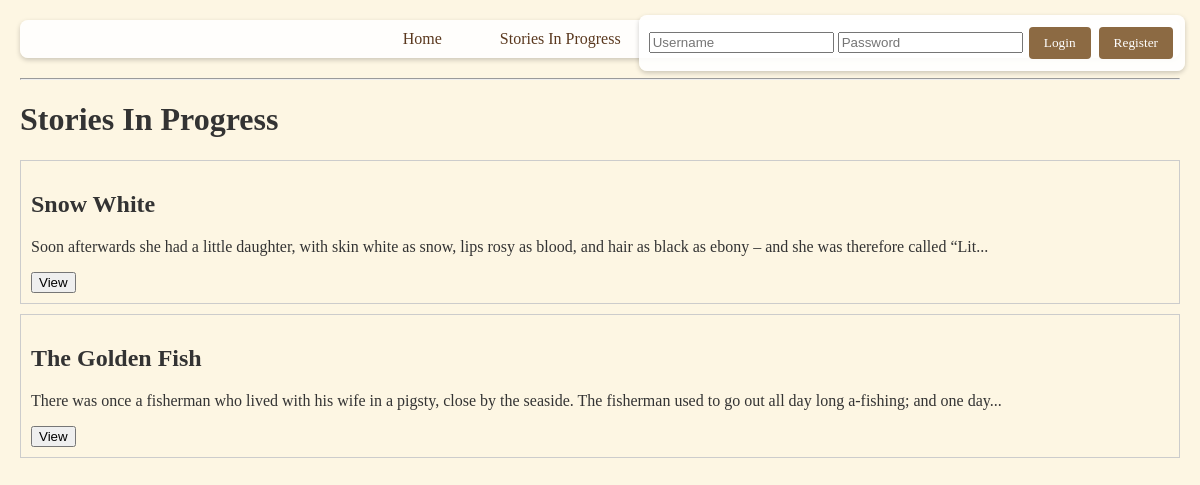
Page /in-progress on the earlier database version.
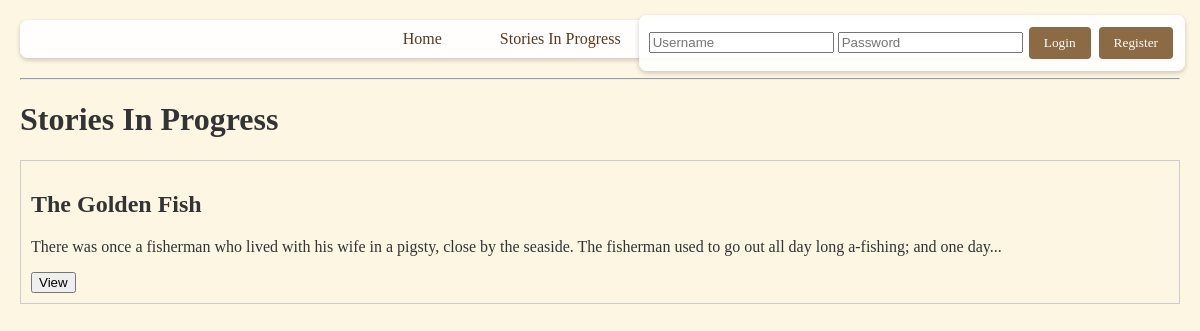
Same page on the later database version.
### __init__.py (models this page shows)
class Story(db.Model):
    id = db.Column(db.Integer, primary_key=True)
    title = db.Column(db.String(200), nullable=False)
    status = db.Column(db.String(50), nullable=False, default='in_progress')  # 'in_progress' or 'completed'
    edits = db.relationship('Edit', backref='story', lazy=True)

class Edit(db.Model):
    id = db.Column(db.Integer, primary_key=True)
    content = db.Column(db.Text, nullable=False)
    story_id = db.Column(db.Integer, db.ForeignKey('story.id'), nullable=False)
    user_id = db.Column(db.Integer, db.ForeignKey('user.id'), nullable=False)
    timestamp = db.Column(db.DateTime, nullable=False)

### __init__.py (the view)
@app.route('/in-progress')
def in_progress():
    stories = Story.query.filter(Story.status != 'completed').all()
    return render_template('stories_in_progress.html', stories=stories, has_contributed=has_contributed)

### templates/stories_in_progress.html (shortened to what this page needs)
<!DOCTYPE html>
<html lang="en">
<head>
</head>
<body>
{% extends "base.html" %}
{% block content %}
  <h1>Stories In Progress</h1>
  <div>
    {% for story in stories %}
      <div style="border:1px solid #ccc; padding:10px; margin-bottom:10px;">
         <h2>{{ story.title }}</h2>
         {% set last_edit = story.edits|sort(attribute='timestamp', reverse=true)|first %}
         {% if last_edit %}
             <p>{{ last_edit.content[:150] ~ ('...' if last_edit.content|length > 150 else '') }}</p>
         {% else %}
             <p>No content yet.</p>
         {% endif %}
         <a href="{{ url_for('story_detail', story_id=story.id) }}"><button>View</button></a>
      </div>
    {% endfor %}
  </div>
{% endblock %}

Differences in the rows shown:
no longer on this page (row edited): Story: title "Snow White"
no longer on this page (row unchanged): Edit: content "Soon afterwards she had a little daughter, with skin white as snow, lips rosy as blood, and hair as black as ebony – and she was therefore called “Lit..."
